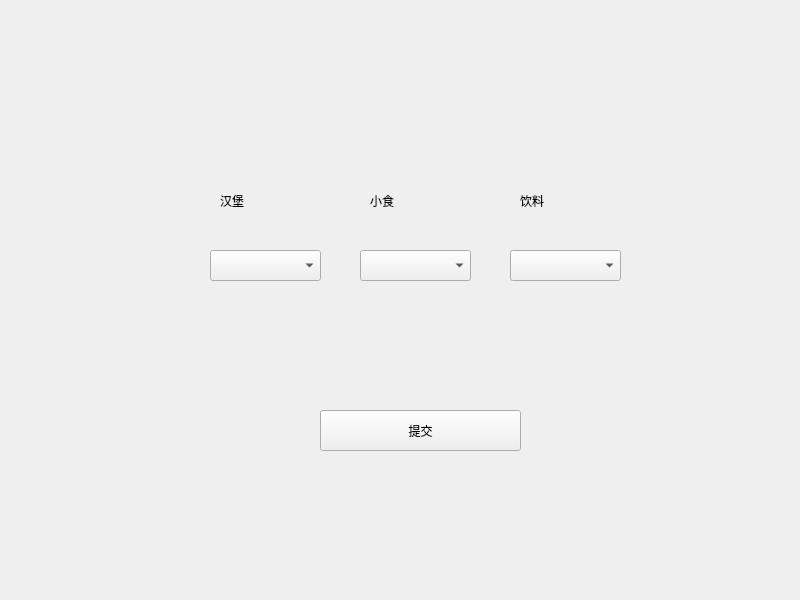
<?xml version="1.0" encoding="UTF-8"?>
<ui version="4.0">
 <class>Widget</class>
 <widget class="QWidget" name="Widget">
  <property name="geometry">
   <rect>
    <x>0</x>
    <y>0</y>
    <width>800</width>
    <height>600</height>
   </rect>
  </property>
  <property name="windowTitle">
   <string>Widget</string>
  </property>
  <widget class="QComboBox" name="comboBox">
   <property name="geometry">
    <rect>
     <x>210</x>
     <y>250</y>
     <width>111</width>
     <height>31</height>
    </rect>
   </property>
  </widget>
  <widget class="QComboBox" name="comboBox_2">
   <property name="geometry">
    <rect>
     <x>360</x>
     <y>250</y>
     <width>111</width>
     <height>31</height>
    </rect>
   </property>
  </widget>
  <widget class="QComboBox" name="comboBox_3">
   <property name="geometry">
    <rect>
     <x>510</x>
     <y>250</y>
     <width>111</width>
     <height>31</height>
    </rect>
   </property>
  </widget>
  <widget class="QPushButton" name="pushButton">
   <property name="geometry">
    <rect>
     <x>320</x>
     <y>410</y>
     <width>201</width>
     <height>41</height>
    </rect>
   </property>
   <property name="text">
    <string>提交</string>
   </property>
  </widget>
  <widget class="QLabel" name="label">
   <property name="geometry">
    <rect>
     <x>220</x>
     <y>160</y>
     <width>81</width>
     <height>81</height>
    </rect>
   </property>
   <property name="text">
    <string>汉堡</string>
   </property>
  </widget>
  <widget class="QLabel" name="label_2">
   <property name="geometry">
    <rect>
     <x>370</x>
     <y>160</y>
     <width>81</width>
     <height>81</height>
    </rect>
   </property>
   <property name="text">
    <string>小食</string>
   </property>
  </widget>
  <widget class="QLabel" name="label_3">
   <property name="geometry">
    <rect>
     <x>520</x>
     <y>160</y>
     <width>81</width>
     <height>81</height>
    </rect>
   </property>
   <property name="text">
    <string>饮料</string>
   </property>
  </widget>
 </widget>
 <resources/>
 <connections/>
</ui>
